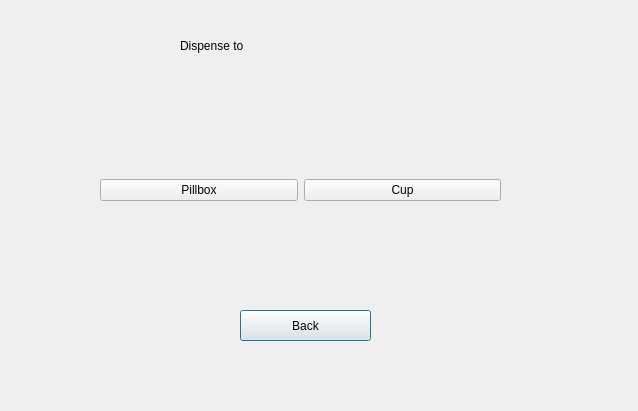
<?xml version="1.0" encoding="UTF-8"?>
<ui version="4.0">
 <class>d2</class>
 <widget class="QDialog" name="d2">
  <property name="geometry">
   <rect>
    <x>0</x>
    <y>0</y>
    <width>638</width>
    <height>411</height>
   </rect>
  </property>
  <property name="windowTitle">
   <string>Dialog</string>
  </property>
  <widget class="QLabel" name="label">
   <property name="geometry">
    <rect>
     <x>180</x>
     <y>10</y>
     <width>281</width>
     <height>71</height>
    </rect>
   </property>
   <property name="styleSheet">
    <string notr="true">font: 26pt &quot;MS Shell Dlg 2&quot;;</string>
   </property>
   <property name="text">
    <string>Dispense to</string>
   </property>
  </widget>
  <widget class="QPushButton" name="back_button">
   <property name="geometry">
    <rect>
     <x>240</x>
     <y>310</y>
     <width>131</width>
     <height>31</height>
    </rect>
   </property>
   <property name="text">
    <string>Back</string>
   </property>
  </widget>
  <widget class="QWidget" name="layoutWidget">
   <property name="geometry">
    <rect>
     <x>100</x>
     <y>140</y>
     <width>401</width>
     <height>101</height>
    </rect>
   </property>
   <layout class="QHBoxLayout" name="horizontalLayout">
    <item>
     <widget class="QPushButton" name="box_button">
      <property name="text">
       <string>Pillbox</string>
      </property>
     </widget>
    </item>
    <item>
     <widget class="QPushButton" name="cup_button">
      <property name="text">
       <string>Cup</string>
      </property>
     </widget>
    </item>
   </layout>
  </widget>
 </widget>
 <resources/>
 <connections/>
</ui>
